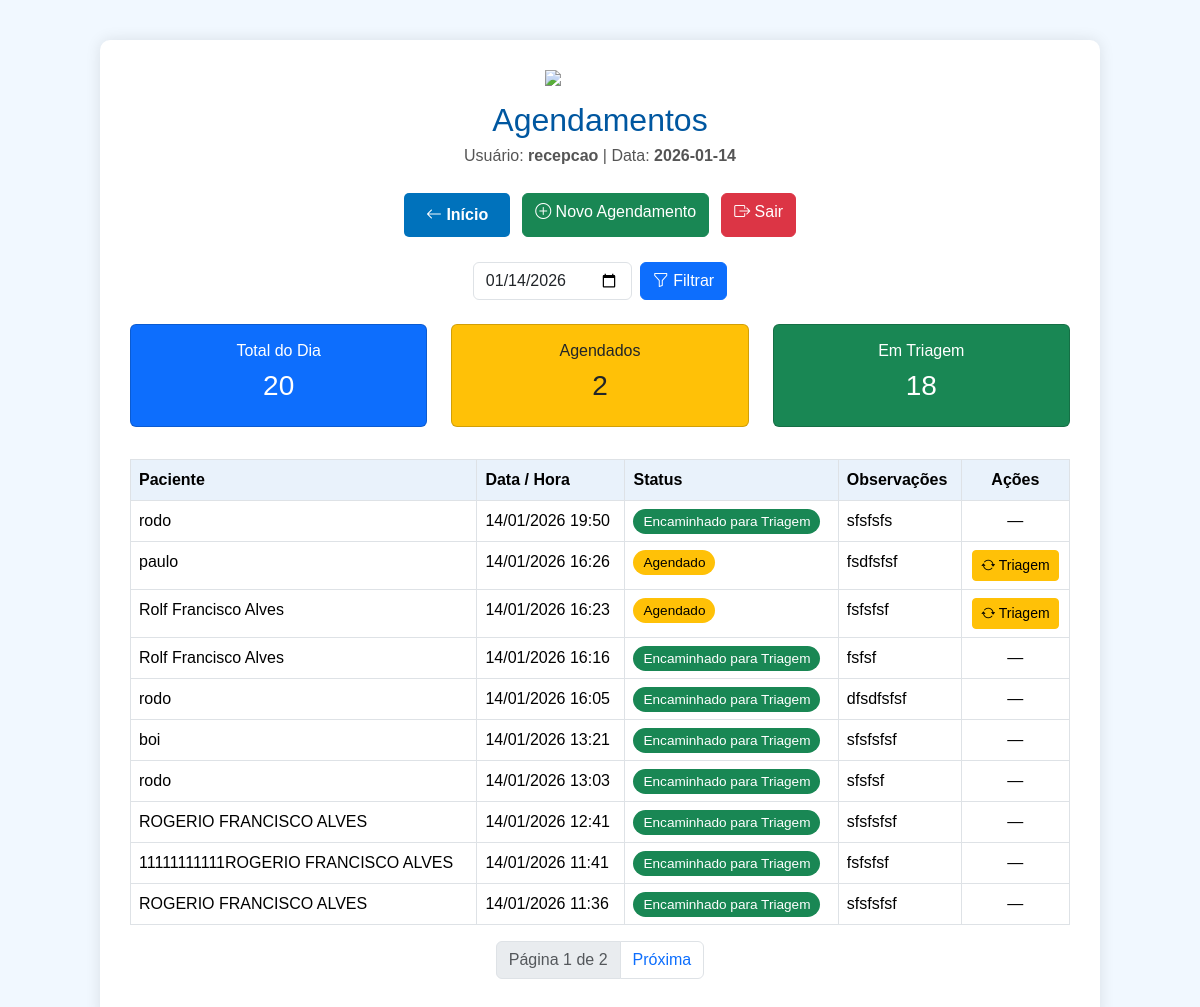
Page /agendamento/ (signed in) on the committed database.
### usuarios/models.py (models this page shows, shortened)
class Usuario(AbstractUser):
    PERFIS = [
        ('recepcao', 'Recepção'),
        ('medico', 'Médico'),
        ('enfermeiro', 'Enfermeiro'),
        ('tecnico', 'Técnico'),
        ('administrador', 'Administrador'),
    ]
    perfil = models.CharField('Perfil', max_length=20, choices=PERFIS)

### agendamento/models.py (models this page shows, shortened)
class Agendamento(models.Model):
    STATUS_CHOICES = [
        ('AG', 'Agendado'),
        ('TR', 'Encaminhado para Triagem'),
        ('AT', 'Atendido'),
        ('CN', 'Cancelado'),
    ]
    paciente = models.ForeignKey(Paciente, on_delete=models.CASCADE)
    data_hora = models.DateTimeField()
    encaminhado_por = models.ForeignKey(settings.AUTH_USER_MODEL, on_delete=models.SET_NULL, null=True, blank=True)
    status = models.CharField(max_length=2, choices=STATUS_CHOICES, default='AG')
    observacoes = models.TextField(blank=True, null=True)

### paciente/models.py (models this page shows)
class Paciente(models.Model):
    nome = models.CharField(max_length=100)
    cpf = models.CharField(
        max_length=14,
        unique=True,
        validators=[RegexValidator(r'^\d{3}\.\d{3}\.\d{3}-\d{2}$', 'CPF inválido! Use XXX.XXX.XXX-XX')]
    )
    data_nascimento = models.DateField()
    telefone = models.CharField(
        max_length=15,
        validators=[RegexValidator(r'^\(\d{2}\)\s\d{4,5}-\d{4}$', 'Telefone inválido! Use (XX) XXXXX-XXXX')]
    )
    email = models.EmailField(blank=True, null=True)
    endereco = models.TextField(blank=True, null=True)
    cartao_sus = models.CharField(max_length=18, blank=True, null=True)
    def __str__(self):
        return self.nome

### agendamento/views.py (the view)
# urls.py: path('', views.agendamento_list, name='agendamento_list'),
@login_required
def agendamento_list(request):
    hoje = timezone.localdate()
    data_filtro = request.GET.get('data')
    if data_filtro:
        agendamentos_qs = Agendamento.objects.filter(
            data_hora__date=data_filtro
        ).order_by('-data_hora')
        data_template = data_filtro  # já é string YYYY-MM-DD
    else:
        agendamentos_qs = Agendamento.objects.filter(
            data_hora__date=hoje
        ).order_by('-data_hora')
        data_template = hoje.strftime('%Y-%m-%d')  # FORÇA formato correto
    status_count = Counter(ag.status for ag in agendamentos_qs)
    status_dict = dict(status_count)
    total_agendamentos = agendamentos_qs.count()
    paginator = Paginator(agendamentos_qs, 10)
    page_number = request.GET.get('page')
    agendamentos = paginator.get_page(page_number)
    return render(request, 'agendamento_list.html', {
        'agendamentos': agendamentos,
        'total_agendamentos': total_agendamentos,
        'status_dict': status_dict,
        'data_filtro': data_template,  # SEMPRE YYYY-MM-DD
    })

### agendamento/templates/agendamento_list.html (shortened to what this page needs)
<!DOCTYPE html>
<html lang="pt-br">
<head>
<link rel="stylesheet" href="https://cdn.jsdelivr.net/npm/bootstrap@5.3.2/dist/css/bootstrap.min.css">
<link rel="stylesheet" href="https://cdn.jsdelivr.net/npm/bootstrap-icons@1.10.5/font/bootstrap-icons.css">
</head>
<body>
<div class="container">
    <img src="https://upload.wikimedia.org/wikipedia/commons/thumb/3/3a/Logo_do_SUS.svg/2560px-Logo_do_SUS.svg.png" class="logo">
    <h2>Agendamentos</h2>
    <div class="subtitulo">
        Usuário: <strong>{{ user.username }}</strong> |
        Data: <strong>{{ data_filtro }}</strong>
    </div>
    <div class="button-group">
        <a href="../recepcao" class="btn-padrao">
            <i class="bi bi-arrow-left"></i> Início
        </a>
        <a href="{% url 'agendamento_create' %}" class="btn btn-success">
            <i class="bi bi-plus-circle"></i> Novo Agendamento
        </a>
        <a href="{% url 'logout' %}" class="btn btn-danger">
            <i class="bi bi-box-arrow-right"></i> Sair
        </a>
    </div>
    <form method="get" class="row g-2 justify-content-center mb-4">
        <div class="col-auto">
            <input type="date" name="data" value="{{ data_filtro }}" class="form-control">
        </div>
        <div class="col-auto">
            <button type="submit" class="btn btn-primary">
                <i class="bi bi-funnel"></i> Filtrar
            </button>
        </div>
    </form>
    <div class="row mb-4 text-center">
        <div class="col-md-4 mb-2">
            <div class="card bg-primary text-white p-3">
                <h6>Total do Dia</h6>
                <h3>{{ total_agendamentos }}</h3>
            </div>
        </div>
        <div class="col-md-4 mb-2">
            <div class="card bg-warning text-dark p-3">
                <h6>Agendados</h6>
                <h3>{{ status_dict.AG|default:0 }}</h3>
            </div>
        </div>
        <div class="col-md-4 mb-2">
            <div class="card bg-success text-white p-3">
                <h6>Em Triagem</h6>
                <h3>{{ status_dict.TR|default:0 }}</h3>
            </div>
        </div>
    </div>
    <table class="table table-bordered table-hover">
        <thead>
            <tr>
                <th>Paciente</th>
                <th>Data / Hora</th>
                <th>Status</th>
                <th>Observações</th>
                <th class="text-center">Ações</th>
            </tr>
        </thead>
        <tbody>
        {% for agendamento in agendamentos %}
            <tr class="{% if agendamento.status == 'TR' %}triagem{% endif %}">
                <td>{{ agendamento.paciente }}</td>
                <td>{{ agendamento.data_hora|date:"d/m/Y H:i" }}</td>
                <td>
                    <span class="status-badge status-{{ agendamento.status }}">
                        {{ agendamento.get_status_display }}
                    </span>
                </td>
                <td>{{ agendamento.observacoes|default:"—" }}</td>
                <td class="text-center">
                    {% if agendamento.status != 'TR' %}
                        <a href="{% url 'enviar_triagem' agendamento.id %}" class="btn btn-warning btn-sm">
                            <i class="bi bi-arrow-repeat"></i> Triagem
                        </a>
                    {% else %}
                        —
                    {% endif %}
                </td>
            </tr>
        {% empty %}
            <tr>
                <td colspan="5" class="text-center text-muted">
                    Nenhum agendamento encontrado para esta data.
                </td>
            </tr>
        {% endfor %}
        </tbody>
    </table>
    <nav>
        <ul class="pagination justify-content-center">
            <li class="page-item disabled">
                <span class="page-link">
                    Página {{ agendamentos.number }} de {{ agendamentos.paginator.num_pages }}
                </span>
            </li>
            {% if agendamentos.has_next %}
                <li class="page-item">
                    <a class="page-link" href="?page={{ agendamentos.next_page_number }}&data={{ data_filtro }}">
                        Próxima
                    </a>
                </li>
            {% endif %}
        </ul>
    </nav>
</div>
</body>
</html>

### agendamento/templates/agendamento_list.html (style rules this page uses)
body { background-color: #f1f8ff; font-family: Arial, sans-serif; }
.container { max-width: 1000px; margin: 40px auto; padding: 30px; background-color: #fff; border-radius: 10px; box-shadow: 0 0 15px rgba(0,0,0,0.1); }
.logo { display: block; margin: 0 auto 15px; width: 110px; }
h2 { text-align: center; color: #0057a0; margin-bottom: 5px; }
.subtitulo { text-align: center; color: #555; margin-bottom: 25px; }
.button-group { display: flex; justify-content: center; gap: 12px; margin-bottom: 25px; flex-wrap: wrap; }
.btn-padrao { background-color:#0072bc; color:#fff; border:none; padding:10px 22px; border-radius:5px; font-weight:bold; text-decoration:none; }
.table th { background-color: #e9f2fb; }
.status-badge { padding: 5px 10px; border-radius: 15px; font-size: 0.85rem; }
.status-AG { background-color: #ffc107; color: #000; }
.status-TR { background-color: #198754; color: #fff; }
tr.triagem { background-color: #e8f7ee; }

### rows in the picture
Usuario: username "recepcao"
Agendamento: paciente "rodo", data_hora "14/01/2026 19:50", status "Encaminhado para Triagem", observacoes "sfsfsfs"
Agendamento: paciente "paulo", data_hora "14/01/2026 16:26", status "Agendado", observacoes "fsdfsfsf", shows "Triagem"
Agendamento: paciente "Rolf Francisco Alves", data_hora "14/01/2026 16:23", status "Agendado", observacoes "fsfsfsf", shows "Triagem"
Agendamento: paciente "Rolf Francisco Alves", data_hora "14/01/2026 16:16", status "Encaminhado para Triagem", observacoes "fsfsf"
Agendamento: paciente "rodo", data_hora "14/01/2026 16:05", status "Encaminhado para Triagem", observacoes "dfsdfsfsf"
Agendamento: paciente "boi", data_hora "14/01/2026 13:21", status "Encaminhado para Triagem", observacoes "sfsfsfsf"
Agendamento: paciente "rodo", data_hora "14/01/2026 13:03", status "Encaminhado para Triagem", observacoes "sfsfsf"
Agendamento: paciente "ROGERIO FRANCISCO ALVES", data_hora "14/01/2026 12:41", status "Encaminhado para Triagem", observacoes "sfsfsfsf"
Agendamento: paciente "11111111111ROGERIO FRANCISCO ALVES", data_hora "14/01/2026 11:41", status "Encaminhado para Triagem", observacoes "fsfsfsf"
Agendamento: paciente "ROGERIO FRANCISCO ALVES", data_hora "14/01/2026 11:36", status "Encaminhado para Triagem", observacoes "sfsfsfsf"

### other values in the picture
{{ data_filtro }} "2026-01-14"
{{ total_agendamentos }} "20"
{{ status_dict.AG|default:0 }} "2"
{{ status_dict.TR|default:0 }} "18"
{{ agendamentos.number }} "1"
{{ agendamentos.paginator.num_pages }} "2"
